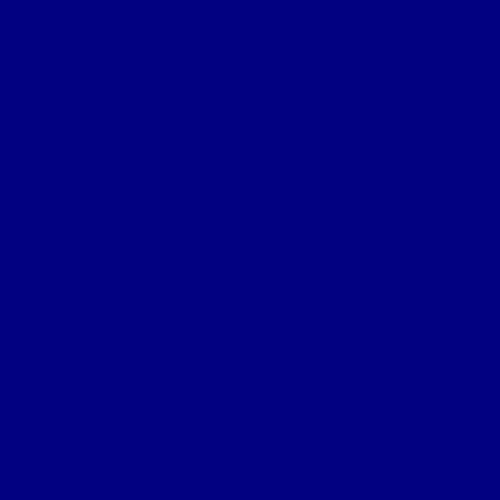
#> input picture Assignment_2/resources/TestSqaureBlue.png, 500 x 500 px
$ python Q1.py
#> lines starting #> are read from the running program, lines starting #| are printed output that depends on the picture
# Addition of two images
import cv2

img1 = cv2.imread('resources/TestSqaureBlue.png', cv2.IMREAD_COLOR)
#> img1 is the input picture: shape (500, 500, 3); mean B, G, R 128, 0, 0
img2 = cv2.imread('resources/image-square.jpeg', cv2.IMREAD_COLOR)
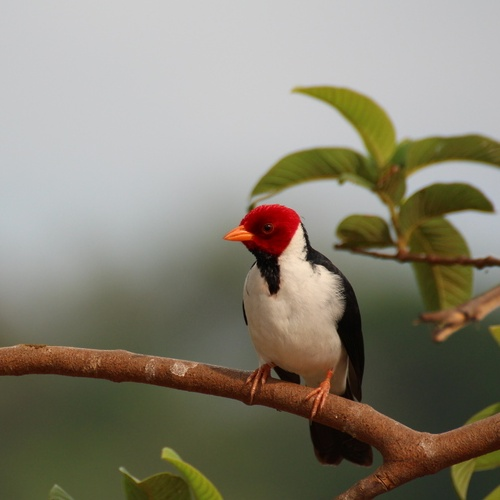
#> input picture Assignment_2/resources/image-square.jpeg, 500 x 500 px
#> img2 is the input picture: shape (500, 500, 3); mean B, G, R 115.3, 130.9, 136.1

res = cv2.add(img1, img2)
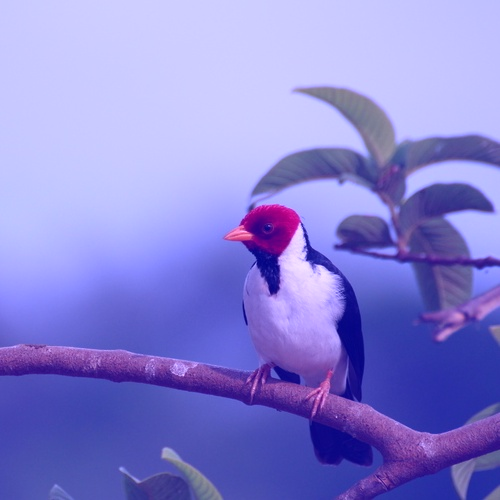
#> res: shape (500, 500, 3); mean B, G, R 213, 130.9, 136.1

cv2.imshow('Test Image 1',img1)
cv2.imshow('Test Image 2',img2)
cv2.imshow('Final Image',res)
cv2.waitKey(0)
cv2.destroyAllWindows()
